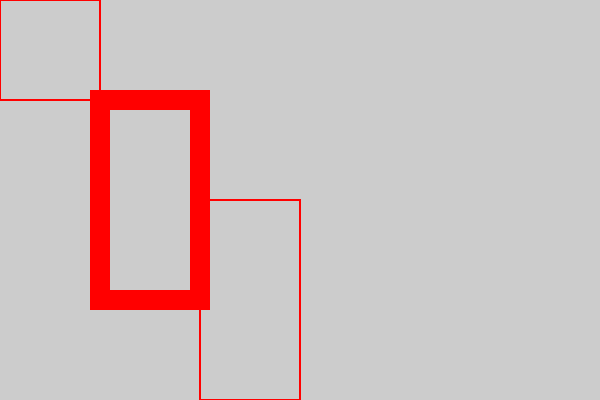

This chart was generated by the following Python code:
import cairo

surface = cairo.ImageSurface(cairo.FORMAT_RGB24, 600, 400)
ctx = cairo.Context(surface)
ctx.set_source_rgb(0.8, 0.8, 0.8)
ctx.paint()

ctx.save()
ctx.set_source_rgb(1,0,0)
ctx.rectangle(0,0,100,100)
ctx.stroke()

ctx.save()
ctx.set_line_width(20)
ctx.rectangle(100,100,100,200)
ctx.stroke()
ctx.restore()

ctx.rectangle(200,200,100,200)
ctx.stroke()
ctx.restore()

surface.write_to_png("save.png")



